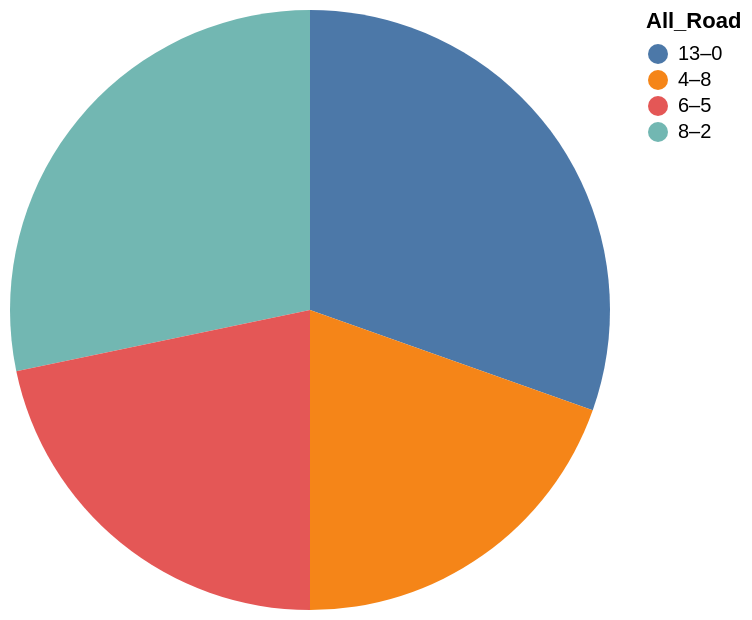

Vega-Lite specification stored for this chart:
### Vega-Lite specification from a JSON file in a GitHub repository (floating-point values rounded to 4 significant figures)
{"data": {"values": [{"x_data": "13–0", "y_data": 0.875}, {"x_data": "8–2", "y_data": 0.813}, {"x_data": "6–5", "y_data": 0.625}, {"x_data": "4–8", "y_data": 0.563}]}, "mark": "arc", "encoding": {"theta": {"field": "y_data", "type": "quantitative", "title": "ACC_Percent"}, "color": {"field": "x_data", "type": "nominal", "title": "All_Road"}}}
